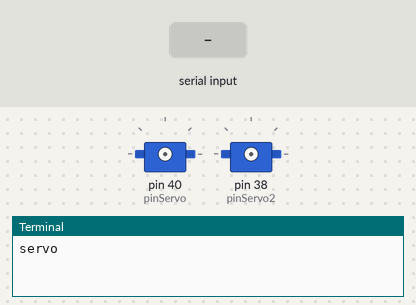
Simulated run of this program. Board: Raspberry Pi (header pin numbers). Parts: 2 × servo, the last lines printed to the terminal. The inputs (shaded band) are chosen by the test bench. Servo angles are drawn from the pulse width (0.5 ms = 0°, 2.5 ms = 180°).

Above: at 1.2 s.
1.3 s: "90" typed at the terminal, then Enter
2.8 s: "200" typed at the terminal, then Enter
4.3 s: "200" typed at the terminal, then Enter
At 5.5 s:
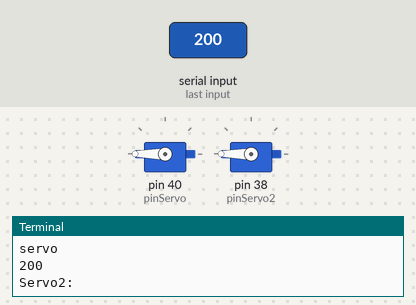
5.8 s: "90" typed at the terminal, then Enter
At 6.8 s:
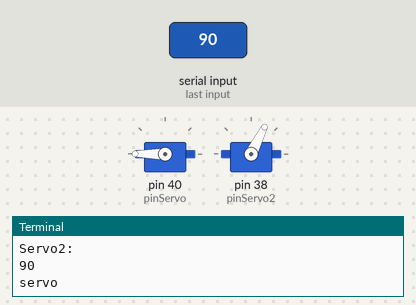
Timing chart, 0 to 8.3 s (numbered marks = the images above; inputs shaded):
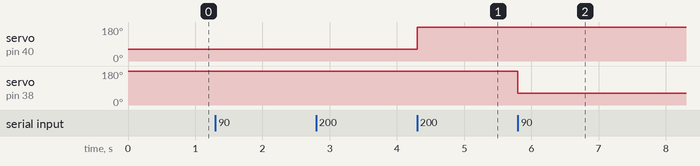

Measured:
- after the input at 4.3 s, servo on pin 40 (pinServo): 63° → 180° at once
- after the input at 5.8 s, servo on pin 38 (pinServo2): 180° → 63° at once

The program:

2servo.py
```python
import RPi.GPIO as GPIO
import time

pinServo=40
pinServo2=38
GPIO.cleanup()
GPIO.setmode(GPIO.BOARD)
GPIO.setup(pinServo, GPIO.OUT)
GPIO.setup(pinServo2, GPIO.OUT)
servo=GPIO.PWM(pinServo, 50)
servo.start(0)
servo2=GPIO.PWM(pinServo2, 50)
servo2.start(0)
while True:
	print('servo')
	ang = int(input())
	servo.ChangeDutyCycle((ang*12/180))
	time.sleep(0.5)
	servo.ChangeDutyCycle(0)
	print('Servo2:')
	ang = int(input())
	servo2.ChangeDutyCycle((ang*12/180))
	time.sleep(0.5)
	servo2.ChangeDutyCycle(0)
```
